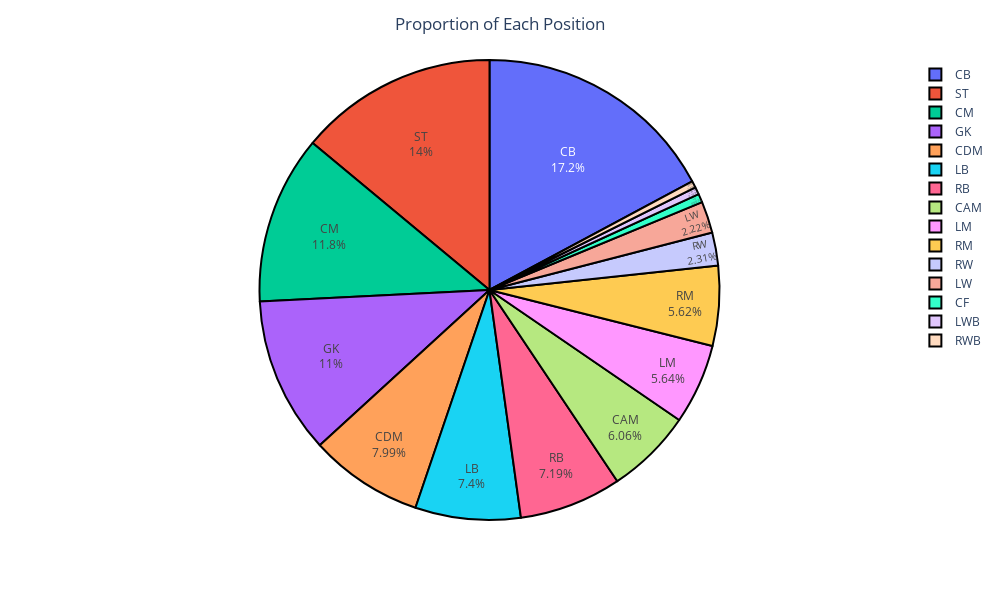

Notebook source saved alongside this figure:
### Code cell
# Displaying the distribution of positions
fig = px.pie(sta_pos, values=sta_pos.loc[0,:], names=sta_pos.columns)

# Update the trace
fig.update_traces(textposition='inside', textinfo='percent+label')

# Update the layout with some cosmetics
fig.update_layout(height=600, 
                  width=1000, 
                  title_text='Proportion of Each Position',
                  title_x=0.5)

fig.update_traces(textfont_size=12,
                  marker=dict(line=dict(color='#000000',
                                        width=2)))

fig.show()

### Figure 1 — Plotly figure (JSON) as saved in the notebook; plotly's stock layout.template omitted (floating-point values rounded to 4 significant figures)
{"data": [{"domain": {"x": [0, 1], "y": [0, 1]}, "hovertemplate": "label=%{label}<br>value=%{value}<extra></extra>", "labels": ["RW", "ST", "GK", "LW", "CAM", "CB", "CF", "CDM", "CM", "RM", "RB", "LB", "LM", "RWB", "LWB"], "legendgroup": "", "marker": {"line": {"color": "#000000", "width": 2}}, "name": "", "showlegend": true, "textfont": {"size": 12}, "textinfo": "percent+label", "textposition": "inside", "type": "pie", "values": [438, 2645, 2084, 420, 1148, 3252, 115, 1514, 2241, 1065, 1363, 1402, 1069, 88, 100]}], "layout": {"height": 600, "legend": {"tracegroupgap": 0}, "margin": {"t": 60}, "title": {"text": "Proportion of Each Position", "x": 0.5}, "width": 1000}}
